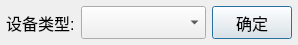
<?xml version="1.0" encoding="UTF-8"?>
<ui version="4.0">
 <class>dlgChangeType</class>
 <widget class="QDialog" name="dlgChangeType">
  <property name="geometry">
   <rect>
    <x>0</x>
    <y>0</y>
    <width>298</width>
    <height>45</height>
   </rect>
  </property>
  <property name="font">
   <font>
    <pointsize>12</pointsize>
   </font>
  </property>
  <property name="windowTitle">
   <string>修改设备类型</string>
  </property>
  <layout class="QHBoxLayout" name="horizontalLayout">
   <property name="spacing">
    <number>6</number>
   </property>
   <property name="leftMargin">
    <number>6</number>
   </property>
   <property name="topMargin">
    <number>6</number>
   </property>
   <property name="rightMargin">
    <number>6</number>
   </property>
   <property name="bottomMargin">
    <number>6</number>
   </property>
   <item>
    <widget class="QLabel" name="label">
     <property name="sizePolicy">
      <sizepolicy hsizetype="Fixed" vsizetype="Preferred">
       <horstretch>0</horstretch>
       <verstretch>0</verstretch>
      </sizepolicy>
     </property>
     <property name="text">
      <string>设备类型:</string>
     </property>
    </widget>
   </item>
   <item>
    <widget class="QComboBox" name="comboBox">
     <property name="sizePolicy">
      <sizepolicy hsizetype="Preferred" vsizetype="Preferred">
       <horstretch>1</horstretch>
       <verstretch>0</verstretch>
      </sizepolicy>
     </property>
     <property name="font">
      <font>
       <pointsize>14</pointsize>
      </font>
     </property>
    </widget>
   </item>
   <item>
    <widget class="QPushButton" name="pushButton">
     <property name="sizePolicy">
      <sizepolicy hsizetype="Preferred" vsizetype="Preferred">
       <horstretch>0</horstretch>
       <verstretch>0</verstretch>
      </sizepolicy>
     </property>
     <property name="text">
      <string>确定</string>
     </property>
    </widget>
   </item>
  </layout>
 </widget>
 <resources/>
 <connections/>
</ui>
